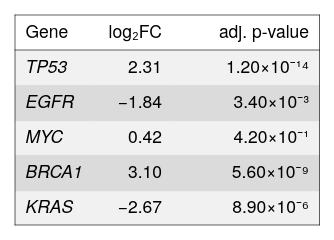

Here is the Vega-Lite specification saved for this chart:
### Vega-Lite specification from a JSON file in a GitHub repository (floating-point values rounded to 4 significant figures)
{"background": null, "config": {"arc": {"fill": "#DBDBDB", "fillOpacity": 1.0, "innerRadius": 25.0, "padAngle": 0.03, "stroke": "black", "strokeOpacity": 1, "strokeWidth": 0.25}, "area": {"fill": "#DBDBDB", "fillOpacity": 1.0, "stroke": "black", "strokeOpacity": 1, "strokeWidth": 0.25}, "axis": {"domain": true, "domainCap": "round", "domainColor": "black", "domainWidth": 0.25, "grid": false, "gridCap": "round", "gridColor": "#F1F1F1", "gridDash": [0, 0], "gridOpacity": 1.0, "gridWidth": 0.25, "labelColor": "black", "labelFont": "Helvetica Neue, HelveticaNeue, Helvetica, Arial, sans-serif", "labelFontSize": 7, "labelFontStyle": "normal", "labelFontWeight": 400, "offset": 4.5, "ticks": true, "tickCap": "round", "tickColor": "black", "tickRound": false, "tickSize": 3, "tickWidth": 0.25, "titleColor": "black", "titleFont": "Helvetica Neue, HelveticaNeue, Helvetica, Arial, sans-serif", "titleFontSize": 7, "titleFontStyle": "normal", "titleFontWeight": 400}, "axisX": {"domain": true, "labelAlign": "center", "labelAngle": 0, "labels": true, "ticks": true, "translate": 0}, "axisY": {"domain": true, "labelAlign": "right", "labelAngle": 0, "labels": true, "ticks": true, "translate": 0}, "axisRight": {"domain": true, "labelAlign": "left", "labelAngle": 0, "labels": true, "ticks": true, "translate": 0}, "axisTop": {"domain": true, "labelAlign": "center", "labelAngle": 0, "labels": true, "ticks": true, "translate": 0}, "axisBand": {"tickOffset": 0}, "bar": {"fill": "#DBDBDB", "fillOpacity": 1.0, "stroke": "black", "strokeOpacity": 1, "strokeWidth": 0.25}, "boxplot": {"size": 9.0, "ticks": {"cornerRadius": 0.25, "fill": "black", "opacity": 1, "size": 4.5, "thickness": 0.25}, "box": {"fillOpacity": 1.0, "stroke": "black", "strokeOpacity": 1, "strokeWidth": 0.25}, "median": {"cornerRadius": 0, "fill": "black", "fillOpacity": 1.0, "opacity": 1, "size": 9.0, "thickness": 0.25}, "rule": {"fill": "black", "fillOpacity": 1.0, "size": 10.0, "stroke": "black", "strokeDash": [0, 0], "strokeOpacity": 1, "strokeWidth": 0.25}, "outliers": {"color": "black", "fill": "black", "fillOpacity": 1.0, "size": 0, "stroke": "black", "strokeOpacity": 1, "strokeWidth": 0.25}}, "circle": {"fill": "black", "fillOpacity": 1.0, "size": 1.25, "stroke": null, "strokeOpacity": 1, "strokeWidth": 0.25}, "errorband": {"band": {"fillOpacity": 0.6, "stroke": null, "strokeWidth": 0.25, "strokeOpacity": 1}, "borders": {"opacity": 0, "strokeOpacity": 0.25, "strokeWidth": 1}}, "errorbar": {"opacity": 1, "rule": {"strokeDash": [0, 0], "strokeWidth": 0.25}, "ticks": {"color": "black", "cornerRadius": 0.125, "opacity": 1, "size": 6.0, "thickness": 0.25}, "thickness": 0.25}, "font": "Helvetica Neue, HelveticaNeue, Helvetica, Arial, sans-serif", "geoshape": {"fill": "#DBDBDB", "fillOpacity": 1.0, "stroke": "black", "strokeOpacity": 1, "strokeWidth": 0.25}, "header": {"labelColor": "black", "labelFont": "Helvetica Neue, HelveticaNeue, Helvetica, Arial, sans-serif", "labelFontSize": 7, "labelFontStyle": "normal", "labelFontWeight": 400, "titleColor": "black", "titleFont": "Helvetica Neue, HelveticaNeue, Helvetica, Arial, sans-serif", "titleFontSize": 7, "titleFontStyle": "normal", "titleFontWeight": 400, "titlePadding": 0}, "legend": {"disable": false, "offset": 4.5, "titlePadding": 4, "labelOffset": 2, "gradientLabelOffset": 2, "gradientLength": 50.0, "gradientThickness": 5.0, "gradientOpacity": 1.0, "gradientStrokeColor": "black", "gradientStrokeWidth": 0.25, "labelColor": "black", "labelFont": "Helvetica Neue, HelveticaNeue, Helvetica, Arial, sans-serif", "labelFontSize": 7, "labelFontStyle": "normal", "labelFontWeight": 400, "strokeColor": "black", "strokeWidth": 0, "symbolSize": 42, "symbolStrokeColor": "black", "symbolStrokeWidth": 0.25, "titleColor": "black", "titleFont": "Helvetica Neue, HelveticaNeue, Helvetica, Arial, sans-serif", "titleFontSize": 7, "titleFontStyle": "normal", "titleFontWeight": 400}, "line": {"color": "black", "stroke": "black", "strokeCap": "butt", "strokeDash": [0, 0], "strokeOpacity": 1, "strokeWidth": 0.5}, "point": {"filled": true, "fill": "#DBDBDB", "fillOpacity": 1.0, "size": 5.0, "stroke": "black", "strokeOpacity": 1, "strokeWidth": 0.25}, "range": {"category": ["#5CA7B1", "#B7D0EE", "#B7B3E4", "#B3DAB5", "#F5E1B3", "#3D727B", "#809DC7", "#867DAC", "#80A988", "#CBB17A", "#204148", "#546B94", "#584C77", "#507B5F", "#9D824D"], "diverging": {"scheme": ["#6F572A", "#876E43", "#9E875F", "#B5A17F", "#CABBA2", "#DCD6CC", "#F4F1E9", "#C9D7DA", "#9DBFC6", "#78A5AF", "#558B96", "#36717C", "#1A5762"]}, "heatmap": {"scheme": ["#32022B", "#43044D", "#4C196E", "#4D338C", "#484DA6", "#3A68BB", "#1D83CA", "#1D9CCB", "#23B5C9", "#28CDC5", "#4DE0B4", "#91EE9F"]}, "ordinal": {"scheme": ["#F1F1F1", "#DBDBDB", "#C6C6C6", "#B2B2B2", "#9D9D9D", "#898989", "#767676", "#636363", "#515151", "#404040", "#2F2F2F", "#1F1F1F"]}, "ramp": {"scheme": ["#32022B", "#43044D", "#4C196E", "#4D338C", "#484DA6", "#3A68BB", "#1D83CA", "#1D9CCB", "#23B5C9", "#28CDC5", "#4DE0B4", "#91EE9F"]}}, "rule": {"color": "black", "stroke": "black", "strokeCap": "round", "strokeDash": [2, 2], "strokeOpacity": 1, "strokeWidth": 0.25}, "scale": {"bandPaddingInner": 0.1, "bandPaddingOuter": 0.1, "round": false}, "rect": {"fill": "#DBDBDB", "fillOpacity": 1.0, "stroke": "black", "strokeOpacity": 1, "strokeWidth": 0.25}, "square": {"fill": "#DBDBDB", "fillOpacity": 1.0, "size": 10.0, "stroke": "black", "strokeOpacity": 1, "strokeWidth": 0.25}, "text": {"color": "black", "font": "Helvetica Neue, HelveticaNeue, Helvetica, Arial, sans-serif", "fontSize": 7, "fontStyle": "normal", "fontWeight": 400}, "tick": {"color": "black", "cornerRadius": 0.125, "opacity": 1.0, "size": 9.0, "thickness": 0.25}, "title": {"anchor": "middle", "frame": "group", "color": "black", "font": "Helvetica Neue, HelveticaNeue, Helvetica, Arial, sans-serif", "fontSize": 7, "fontStyle": "normal", "fontWeight": 400, "subtitleColor": "black", "subtitleFont": "Helvetica Neue, HelveticaNeue, Helvetica, Arial, sans-serif", "subtitleFontSize": "Helvetica Neue, HelveticaNeue, Helvetica, Arial, sans-serif", "subtitleFontStyle": "normal", "subtitleFontWeight": 400}, "trail": {"color": "black", "opacity": 1, "size": 0.5}, "view": {"continuousWidth": 100, "continuousHeight": 100, "discreteWidth": 100, "discreteHeight": 100, "fill": null, "stroke": null, "strokeWidth": 0.25}}, "layer": [{"data": {"name": "data-680ea108daf5af24563e4da49a5d090b"}, "mark": {"type": "rect", "fill": "#F1F1F1", "stroke": null, "strokeWidth": 0}, "encoding": {"x": {"value": 0}, "x2": {"value": 29.9}, "y": {"axis": null, "field": "__ytop", "scale": {"domain": [0, 84], "nice": false, "range": [0, 84], "zero": false}, "type": "quantitative"}, "y2": {"field": "__ybot"}}, "transform": [{"window": [{"op": "row_number", "field": "", "as": "__rowidx"}]}, {"calculate": "14 + (datum.__rowidx - 1) * 14", "as": "__ytop"}, {"calculate": "min(14 + datum.__rowidx * 14 + 0.5, 84)", "as": "__ybot"}, {"calculate": "14 + (datum.__rowidx - 0.5) * 14", "as": "__ymid"}, {"filter": "(datum.__rowidx - 1) % 2 == 0"}]}, {"data": {"name": "data-680ea108daf5af24563e4da49a5d090b"}, "mark": {"type": "rect", "fill": "#DBDBDB", "stroke": null, "strokeWidth": 0}, "encoding": {"x": {"value": 0}, "x2": {"value": 29.9}, "y": {"axis": null, "field": "__ytop", "scale": {"domain": [0, 84], "nice": false, "range": [0, 84], "zero": false}, "type": "quantitative"}, "y2": {"field": "__ybot"}}, "transform": [{"window": [{"op": "row_number", "field": "", "as": "__rowidx"}]}, {"calculate": "14 + (datum.__rowidx - 1) * 14", "as": "__ytop"}, {"calculate": "min(14 + datum.__rowidx * 14 + 0.5, 84)", "as": "__ybot"}, {"calculate": "14 + (datum.__rowidx - 0.5) * 14", "as": "__ymid"}, {"filter": "(datum.__rowidx - 1) % 2 == 1"}]}, {"data": {"name": "data-680ea108daf5af24563e4da49a5d090b"}, "mark": {"type": "rect", "fill": "#F1F1F1", "stroke": null, "strokeWidth": 0}, "encoding": {"x": {"value": 29.4}, "x2": {"value": 63.5}, "y": {"axis": null, "field": "__ytop", "scale": {"domain": [0, 84], "nice": false, "range": [0, 84], "zero": false}, "type": "quantitative"}, "y2": {"field": "__ybot"}}, "transform": [{"window": [{"op": "row_number", "field": "", "as": "__rowidx"}]}, {"calculate": "14 + (datum.__rowidx - 1) * 14", "as": "__ytop"}, {"calculate": "min(14 + datum.__rowidx * 14 + 0.5, 84)", "as": "__ybot"}, {"calculate": "14 + (datum.__rowidx - 0.5) * 14", "as": "__ymid"}, {"filter": "(datum.__rowidx - 1) % 2 == 0"}]}, {"data": {"name": "data-680ea108daf5af24563e4da49a5d090b"}, "mark": {"type": "rect", "fill": "#DBDBDB", "stroke": null, "strokeWidth": 0}, "encoding": {"x": {"value": 29.4}, "x2": {"value": 63.5}, "y": {"axis": null, "field": "__ytop", "scale": {"domain": [0, 84], "nice": false, "range": [0, 84], "zero": false}, "type": "quantitative"}, "y2": {"field": "__ybot"}}, "transform": [{"window": [{"op": "row_number", "field": "", "as": "__rowidx"}]}, {"calculate": "14 + (datum.__rowidx - 1) * 14", "as": "__ytop"}, {"calculate": "min(14 + datum.__rowidx * 14 + 0.5, 84)", "as": "__ybot"}, {"calculate": "14 + (datum.__rowidx - 0.5) * 14", "as": "__ymid"}, {"filter": "(datum.__rowidx - 1) % 2 == 1"}]}, {"data": {"name": "data-680ea108daf5af24563e4da49a5d090b"}, "mark": {"type": "rect", "fill": "#F1F1F1", "stroke": null, "strokeWidth": 0}, "encoding": {"x": {"value": 63.0}, "x2": {"value": 121.8}, "y": {"axis": null, "field": "__ytop", "scale": {"domain": [0, 84], "nice": false, "range": [0, 84], "zero": false}, "type": "quantitative"}, "y2": {"field": "__ybot"}}, "transform": [{"window": [{"op": "row_number", "field": "", "as": "__rowidx"}]}, {"calculate": "14 + (datum.__rowidx - 1) * 14", "as": "__ytop"}, {"calculate": "min(14 + datum.__rowidx * 14 + 0.5, 84)", "as": "__ybot"}, {"calculate": "14 + (datum.__rowidx - 0.5) * 14", "as": "__ymid"}, {"filter": "(datum.__rowidx - 1) % 2 == 0"}]}, {"data": {"name": "data-680ea108daf5af24563e4da49a5d090b"}, "mark": {"type": "rect", "fill": "#DBDBDB", "stroke": null, "strokeWidth": 0}, "encoding": {"x": {"value": 63.0}, "x2": {"value": 121.8}, "y": {"axis": null, "field": "__ytop", "scale": {"domain": [0, 84], "nice": false, "range": [0, 84], "zero": false}, "type": "quantitative"}, "y2": {"field": "__ybot"}}, "transform": [{"window": [{"op": "row_number", "field": "", "as": "__rowidx"}]}, {"calculate": "14 + (datum.__rowidx - 1) * 14", "as": "__ytop"}, {"calculate": "min(14 + datum.__rowidx * 14 + 0.5, 84)", "as": "__ybot"}, {"calculate": "14 + (datum.__rowidx - 0.5) * 14", "as": "__ymid"}, {"filter": "(datum.__rowidx - 1) % 2 == 1"}]}, {"data": {"values": [{"__dysonsphere__": 1}]}, "mark": {"type": "rule", "color": "black", "strokeDash": [0, 0], "strokeWidth": 0.25}, "encoding": {"x": {"value": 0}, "x2": {"value": 121.8}, "y": {"value": 14}}}, {"data": {"values": [{"__dysonsphere__": 1}]}, "mark": {"type": "rule", "color": "black", "strokeDash": [0, 0], "strokeWidth": 0.25}, "encoding": {"x": {"value": 0}, "x2": {"value": 121.8}, "y": {"value": 0}}}, {"data": {"values": [{"__dysonsphere__": 1}]}, "mark": {"type": "rule", "color": "black", "strokeDash": [0, 0], "strokeWidth": 0.25}, "encoding": {"x": {"value": 0}, "x2": {"value": 121.8}, "y": {"value": 84}}}, {"data": {"values": [{"__dysonsphere__": 1}]}, "mark": {"type": "rule", "color": "black", "strokeDash": [0, 0], "strokeWidth": 0.25}, "encoding": {"x": {"value": 0}, "y": {"value": 0}, "y2": {"value": 84}}}, {"data": {"values": [{"__dysonsphere__": 1}]}, "mark": {"type": "rule", "color": "black", "strokeDash": [0, 0], "strokeWidth": 0.25}, "encoding": {"x": {"value": 121.8}, "y": {"value": 0}, "y2": {"value": 84}}}, {"data": {"name": "data-680ea108daf5af24563e4da49a5d090b"}, "mark": {"type": "text", "align": "left", "baseline": "middle", "fontSize": 7, "fontStyle": "italic"}, "encoding": {"text": {"field": "gene", "type": "nominal"}, "x": {"value": 4.2}, "y": {"axis": null, "field": "__ymid", "scale": {"domain": [0, 84], "nice": false, "range": [0, 84], "zero": false}, "type": "quantitative"}}, "transform": [{"window": [{"op": "row_number", "field": "", "as": "__rowidx"}]}, {"calculate": "14 + (datum.__rowidx - 1) * 14", "as": "__ytop"}, {"calculate": "min(14 + datum.__rowidx * 14 + 0.5, 84)", "as": "__ybot"}, {"calculate": "14 + (datum.__rowidx - 0.5) * 14", "as": "__ymid"}]}, {"data": {"name": "data-680ea108daf5af24563e4da49a5d090b"}, "mark": {"type": "text", "align": "right", "baseline": "middle", "fontSize": 7}, "encoding": {"text": {"field": "log2FC", "format": ".2f", "type": "quantitative"}, "x": {"value": 58.8}, "y": {"axis": null, "field": "__ymid", "scale": {"domain": [0, 84], "nice": false, "range": [0, 84], "zero": false}, "type": "quantitative"}}, "transform": [{"window": [{"op": "row_number", "field": "", "as": "__rowidx"}]}, {"calculate": "14 + (datum.__rowidx - 1) * 14", "as": "__ytop"}, {"calculate": "min(14 + datum.__rowidx * 14 + 0.5, 84)", "as": "__ybot"}, {"calculate": "14 + (datum.__rowidx - 0.5) * 14", "as": "__ymid"}]}, {"data": {"name": "data-680ea108daf5af24563e4da49a5d090b"}, "mark": {"type": "text", "align": "right", "baseline": "middle", "fontSize": 7}, "encoding": {"text": {"field": "__fmt_2", "type": "nominal"}, "x": {"value": 117.6}, "y": {"axis": null, "field": "__ymid", "scale": {"domain": [0, 84], "nice": false, "range": [0, 84], "zero": false}, "type": "quantitative"}}, "transform": [{"window": [{"op": "row_number", "field": "", "as": "__rowidx"}]}, {"calculate": "14 + (datum.__rowidx - 1) * 14", "as": "__ytop"}, {"calculate": "min(14 + datum.__rowidx * 14 + 0.5, 84)", "as": "__ybot"}, {"calculate": "14 + (datum.__rowidx - 0.5) * 14", "as": "__ymid"}, {"calculate": "(datum['padj'] == null || datum['padj'] == 0 ? '0' : (datum['padj'] < 0 ? '−' : '') + format(abs(datum['padj'])/pow(10,floor((log(abs(datum['padj']))/log(10)))), '.2f') + '×10' + (floor((log(abs(datum['padj']))/log(10))) < 0 ? '⁻' : '') + (abs(floor((log(abs(datum['padj']))/log(10)))) >= 10 ? '⁰¹²³⁴⁵⁶⁷⁸⁹'[floor(abs(floor((log(abs(datum['padj']))/log(10))))/10)] + '⁰¹²³⁴⁵⁶⁷⁸⁹'[abs(floor((log(abs(datum['padj']))/log(10))))%10] : '⁰¹²³⁴⁵⁶⁷⁸⁹'[abs(floor((log(abs(datum['padj']))/log(10))))]))", "as": "__fmt_2"}]}, {"data": {"values": [{"__dysonsphere__": 1}]}, "mark": {"type": "text", "align": "left", "baseline": "middle", "fontSize": 7, "fontStyle": "bold"}, "encoding": {"text": {"value": "Gene"}, "x": {"value": 4.2}, "y": {"value": 7.0}}}, {"data": {"values": [{"__dysonsphere__": 1}]}, "mark": {"type": "text", "align": "right", "baseline": "middle", "fontSize": 7, "fontStyle": "bold"}, "encoding": {"text": {"value": "log₂FC"}, "x": {"value": 58.8}, "y": {"value": 7.0}}}, {"data": {"values": [{"__dysonsphere__": 1}]}, "mark": {"type": "text", "align": "right", "baseline": "middle", "fontSize": 7, "fontStyle": "bold"}, "encoding": {"text": {"value": "adj. p-value"}, "x": {"value": 117.6}, "y": {"value": 7.0}}}], "height": 84, "resolve": {"scale": {"color": "independent"}}, "view": {"fill": null, "stroke": null}, "width": 121.8, "$schema": "https://vega.github.io/schema/vega-lite/v6.4.1.json", "datasets": {"data-680ea108daf5af24563e4da49a5d090b": [{"gene": "TP53", "log2FC": 2.31, "padj": 1.2e-14}, {"gene": "EGFR", "log2FC": -1.84, "padj": 0.0034}, {"gene": "MYC", "log2FC": 0.42, "padj": 0.42}, {"gene": "BRCA1", "log2FC": 3.1, "padj": 5.6e-09}, {"gene": "KRAS", "log2FC": -2.67, "padj": 8.9e-06}]}}
